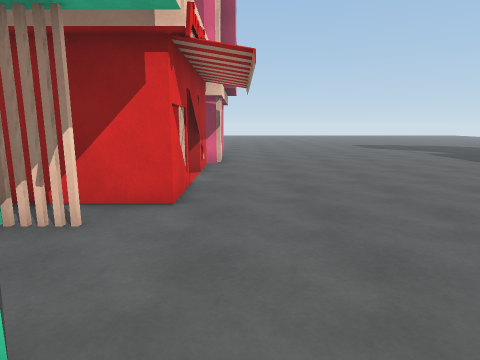
[1] (above)

19 first-person views from a walk through a scene from a Unity 3-D project. The camera is 1.5 m above the floor, tilts 10° down and sees 75° across. The floor is counted in squares, 1 m on a side. Each view is taken from the middle of a square. On the plan, view 1 faces up. The plan holds only what a view shows up to about 15 squares ahead; the rest is blank. The place goes on beyond the plan. The player character is not drawn. Surface patterns are stand-ins for the level's own textures.

[2]
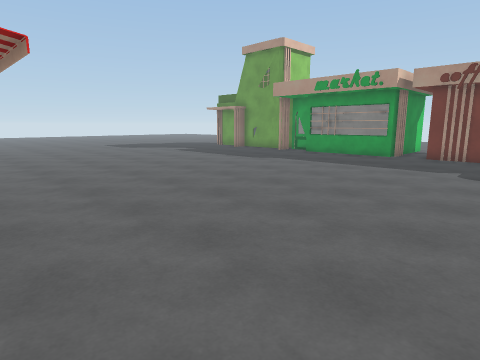

[3]
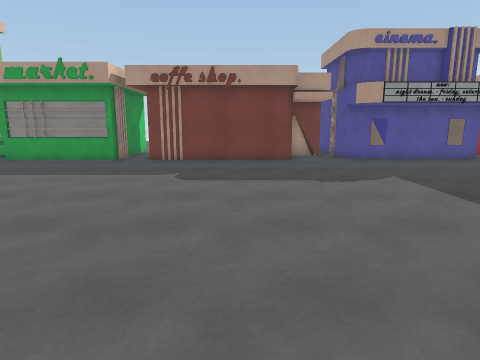

[4]
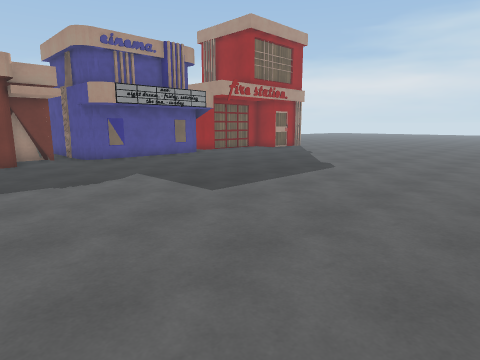

[5]
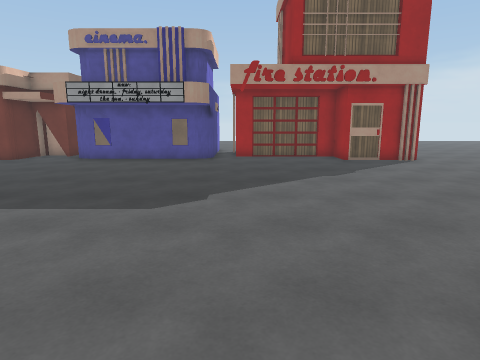

[6]
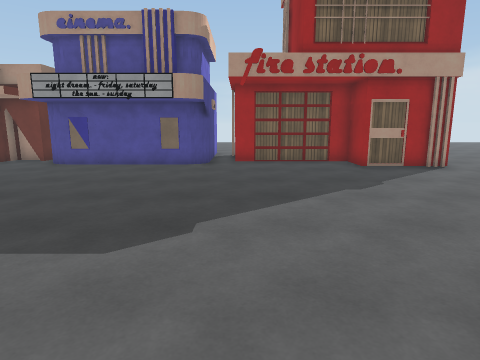

[7]
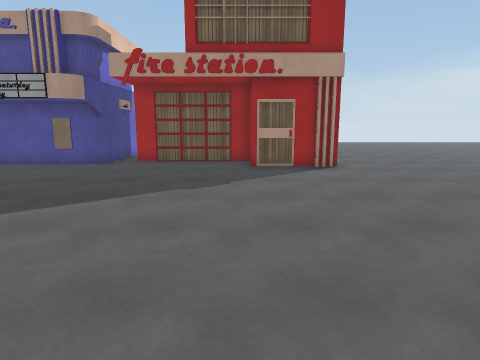

[8]
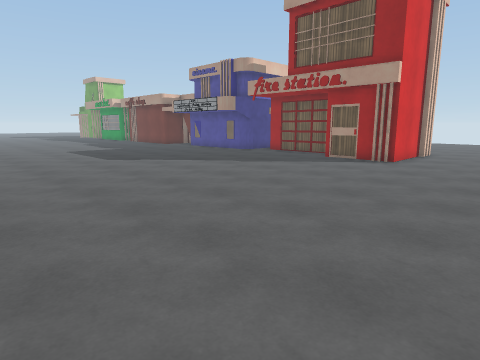

[9]
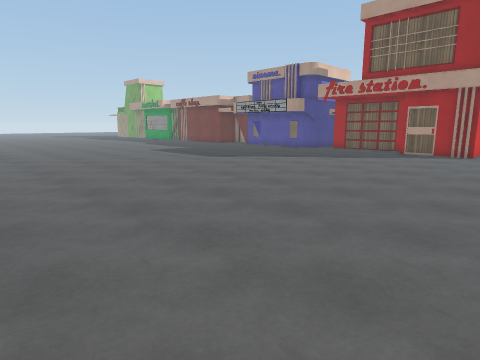

[10]
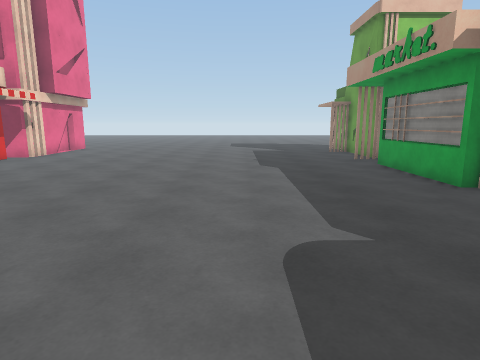

[11]
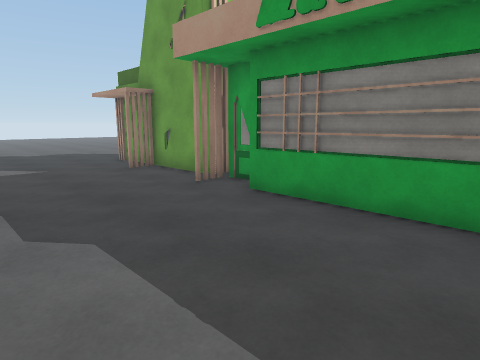

[12]
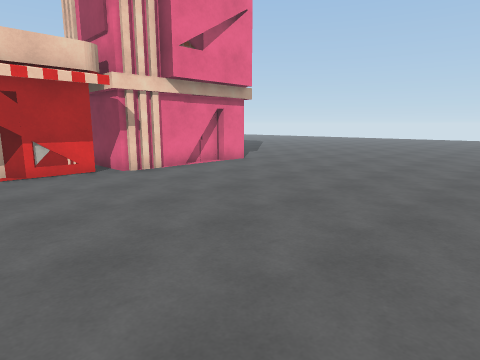

[13]
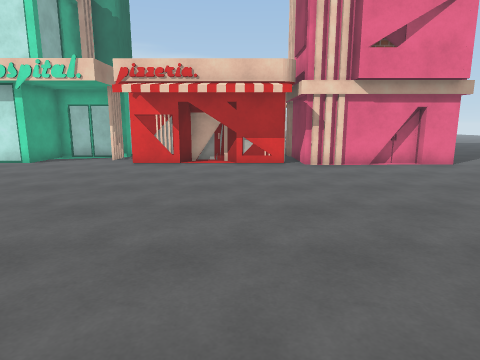

[14]
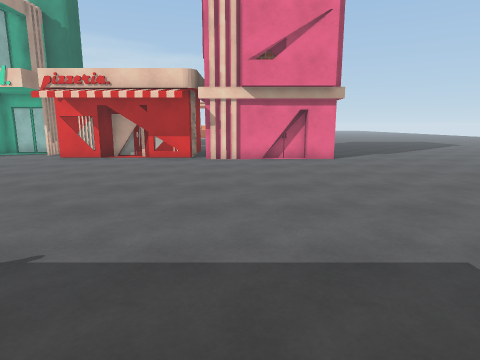

[15]
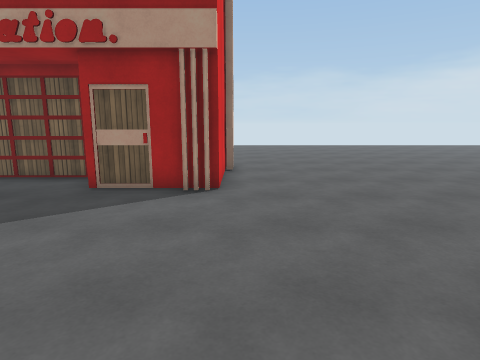

[16]
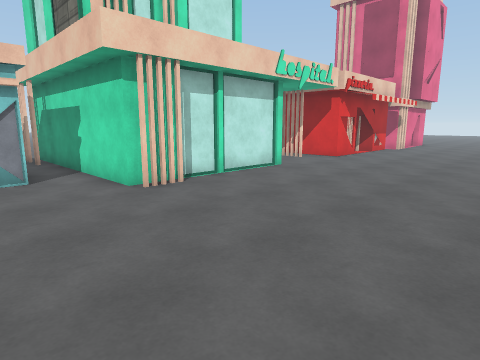

[17]
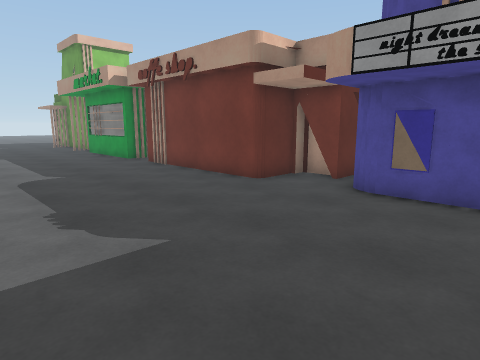

[18]
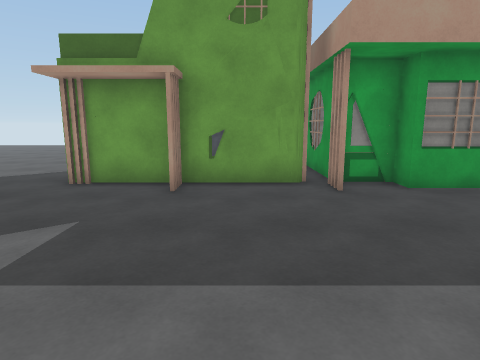

[19]
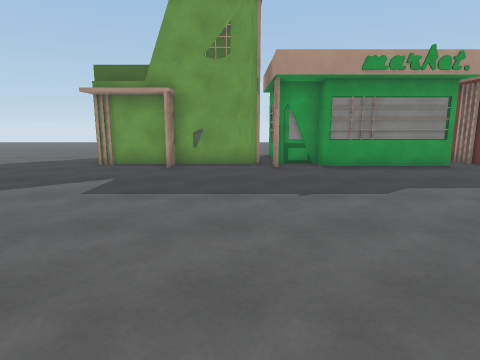

### Floor plan
Key: @ floor where view 1 was taken; # wall or solid block; . floor; O other object.
Columns run from 9 left of view 1 to 17 right of it. Each row starts with its distance up from view 1.
 18         #...............#
 17         #...............#
 16         #...............O
 15         #...............#
 14         #...............#
 13     #  ##...............#
 12     #  #...............OOOO
 11        ##...............O##
 10        ##..............O##
  9        ##..............O
  8        OO..............O
  7         O..............O
  6      ###O..............O
  5      #..................O#
  4      ##.................###
  3      #..................#
  2      ###................#
  1        #................#
  0        #.@..............#
 -1        #................#
 -2        ##...............###
 -3        ##................##
 -4  ########................##
 -5 ##......................O##
 -6      O..................O
 -7       O.................O
 -8         ................O
 -9         ................O
-10         ................#
-11        .................###
-12        ..................#
-13        ..................#
-14        ..................#
-15        ..................#
-16        ..................#
-17       .................###
-18       .................##
-19       .................####
-20       .....................
-21        ....................
-22       . ...................
-23            ................
-24           . ....     ......

Positions as (right, up) in squares from view 1, and headings:
1: (0, 0), facing up
2: (-1, 0), facing up-right
3: (1, 0), facing right
4: (1, 0), facing down-right
5: (1, -12), facing right
6: (3, -12), facing right
7: (3, -16), facing right
8: (1, -24), facing up-right
9: (-3, -22), facing up-right
10: (9, -2), facing up
11: (9, 5), facing up-right
12: (9, 8), facing up-left
13: (11, 10), facing left
14: (13, 14), facing left
15: (7, -20), facing right
16: (6, -8), facing up-left
17: (8, -8), facing up-right
18: (7, 14), facing right
19: (3, 13), facing right
